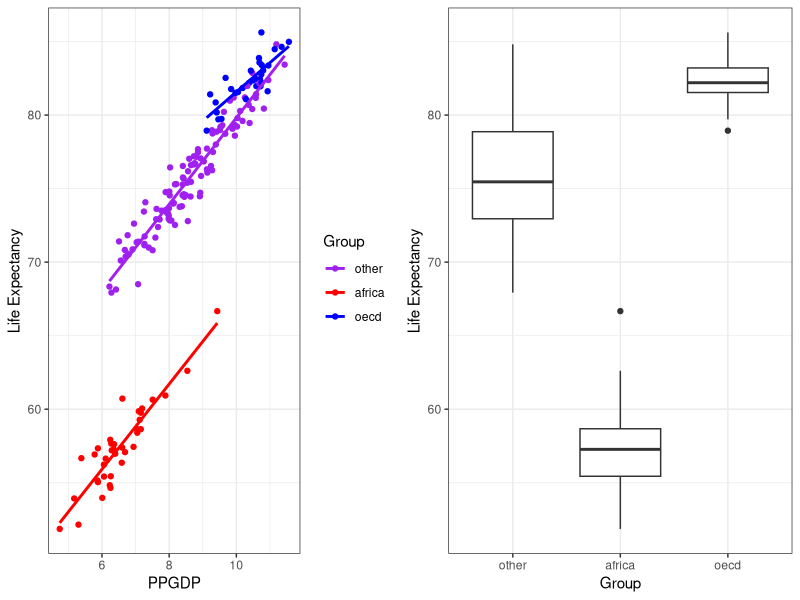

This chart was generated by the following R code:
## ---- chunk 1
knitr::opts_chunk$set(echo = FALSE)
library(tidyverse)
library(MASS)
library(lmtest)
library(car)
library(gridExtra)
## ---- chunk 2

life_data <- read.table(file = "life.txt", header = TRUE, stringsAsFactors = TRUE)

#life_data$Group <- factor(life_data$Group, levels = c("level2", "level3", "level1"))
life_data$Group <- relevel(life_data$Group, "other")
## ---- chunk 3
scatter <- ggplot(data = life_data, aes(x = log(life_data$PPGDP), y = life_data$LifeExp, group = interaction(life_data$Group))) + geom_point(aes(color = interaction(life_data$Group))) + geom_smooth(method = lm, aes(color = interaction(life_data$Group)), se = FALSE) + xlab("PPGDP") + ylab("Life Expectancy") + labs(color = "Group")+ scale_color_manual(values=c("Purple", "Red", "Blue")) +
  theme_bw()

box <- ggplot(life_data, aes(x = life_data$Group, y = life_data$LifeExp)) + geom_boxplot() +  ylab("Life Expectancy") + xlab("Group") + theme_bw() 

grid.arrange(scatter, box, ncol= 2)
## ---- chunk 4
#Transformed slr with interactions
slr_transform <- lm(LifeExp ~ log(PPGDP) + Group + log(PPGDP)*Group, data = life_data)
summary(slr_transform)
